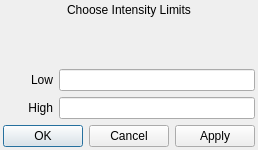
<?xml version="1.0" encoding="UTF-8"?>
<ui version="4.0">
 <class>min_max</class>
 <widget class="QDialog" name="min_max">
  <property name="windowModality">
   <enum>Qt::WindowModal</enum>
  </property>
  <property name="geometry">
   <rect>
    <x>0</x>
    <y>0</y>
    <width>250</width>
    <height>150</height>
   </rect>
  </property>
  <property name="sizePolicy">
   <sizepolicy hsizetype="Fixed" vsizetype="Fixed">
    <horstretch>0</horstretch>
    <verstretch>0</verstretch>
   </sizepolicy>
  </property>
  <property name="windowTitle">
   <string>Dialog</string>
  </property>
  <property name="sizeGripEnabled">
   <bool>false</bool>
  </property>
  <property name="modal">
   <bool>false</bool>
  </property>
  <layout class="QHBoxLayout" name="horizontalLayout_3">
   <property name="margin">
    <number>3</number>
   </property>
   <item>
    <layout class="QVBoxLayout" name="verticalLayout_2">
     <item>
      <layout class="QVBoxLayout" name="verticalLayout">
       <property name="spacing">
        <number>6</number>
       </property>
       <item>
        <widget class="QLabel" name="label_3">
         <property name="minimumSize">
          <size>
           <width>0</width>
           <height>35</height>
          </size>
         </property>
         <property name="text">
          <string>Choose Intensity Limits</string>
         </property>
         <property name="alignment">
          <set>Qt::AlignHCenter|Qt::AlignTop</set>
         </property>
        </widget>
       </item>
       <item>
        <layout class="QHBoxLayout" name="horizontalLayout">
         <item>
          <widget class="QLabel" name="label">
           <property name="minimumSize">
            <size>
             <width>50</width>
             <height>0</height>
            </size>
           </property>
           <property name="text">
            <string>Low</string>
           </property>
           <property name="alignment">
            <set>Qt::AlignRight|Qt::AlignTrailing|Qt::AlignVCenter</set>
           </property>
          </widget>
         </item>
         <item>
          <widget class="QLineEdit" name="vmin">
           <property name="toolTip">
            <string>Data value to set to black</string>
           </property>
           <property name="maxLength">
            <number>100</number>
           </property>
          </widget>
         </item>
        </layout>
       </item>
       <item>
        <layout class="QHBoxLayout" name="horizontalLayout_2">
         <item>
          <widget class="QLabel" name="label_2">
           <property name="minimumSize">
            <size>
             <width>50</width>
             <height>0</height>
            </size>
           </property>
           <property name="text">
            <string>High</string>
           </property>
           <property name="alignment">
            <set>Qt::AlignRight|Qt::AlignTrailing|Qt::AlignVCenter</set>
           </property>
          </widget>
         </item>
         <item>
          <widget class="QLineEdit" name="vmax">
           <property name="toolTip">
            <string>Data value to set to white</string>
           </property>
           <property name="maxLength">
            <number>100</number>
           </property>
          </widget>
         </item>
        </layout>
       </item>
      </layout>
     </item>
     <item>
      <widget class="QDialogButtonBox" name="buttonBox">
       <property name="orientation">
        <enum>Qt::Horizontal</enum>
       </property>
       <property name="standardButtons">
        <set>QDialogButtonBox::Apply|QDialogButtonBox::Cancel|QDialogButtonBox::Ok</set>
       </property>
      </widget>
     </item>
    </layout>
   </item>
  </layout>
 </widget>
 <resources/>
 <connections>
  <connection>
   <sender>buttonBox</sender>
   <signal>accepted()</signal>
   <receiver>min_max</receiver>
   <slot>accept()</slot>
   <hints>
    <hint type="sourcelabel">
     <x>248</x>
     <y>254</y>
    </hint>
    <hint type="destinationlabel">
     <x>157</x>
     <y>274</y>
    </hint>
   </hints>
  </connection>
  <connection>
   <sender>buttonBox</sender>
   <signal>rejected()</signal>
   <receiver>min_max</receiver>
   <slot>reject()</slot>
   <hints>
    <hint type="sourcelabel">
     <x>316</x>
     <y>260</y>
    </hint>
    <hint type="destinationlabel">
     <x>286</x>
     <y>274</y>
    </hint>
   </hints>
  </connection>
 </connections>
</ui>
